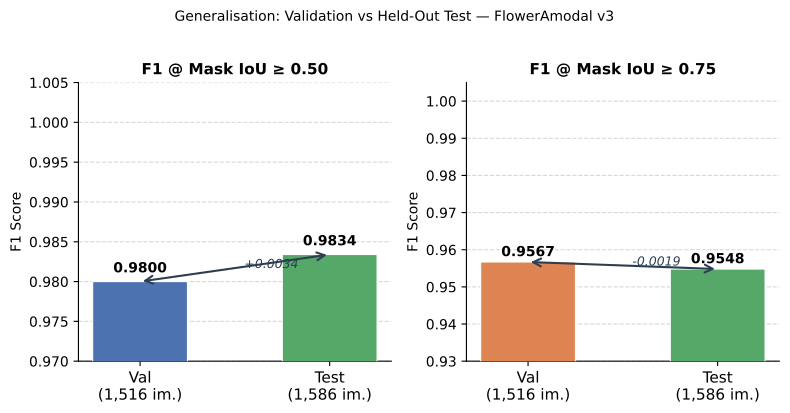

Write the Python code that produced this figure.
"""Val vs Test F1 gap — like tomato paper Fig. 3."""

import numpy as np
import matplotlib
matplotlib.use("Agg")
import matplotlib.pyplot as plt
import os

OUT = os.path.join(os.path.dirname(__file__), "fig_val_test_gap.pdf")

groups  = ["Val\n(1,516 im.)", "Test\n(1,586 im.)"]
f1_50   = [0.9800, 0.9834]
f1_75   = [0.9567, 0.9548]

x      = np.arange(len(groups))
width  = 0.32

fig, axes = plt.subplots(1, 2, figsize=(8, 4.0))

for ax, vals, iou_tag, ylim_lo, color in zip(
        axes,
        [f1_50, f1_75],
        ["IoU ≥ 0.50", "IoU ≥ 0.75"],
        [0.97, 0.93],
        ["#4C72B0", "#DD8452"]):

    bars = ax.bar(x, vals, width=0.5, color=[color, "#55A868"],
                  edgecolor="white", linewidth=0.8, zorder=3)

    for bar, v in zip(bars, vals):
        ax.text(bar.get_x() + bar.get_width() / 2,
                bar.get_height() + 0.0008,
                f"{v:.4f}", ha="center", va="bottom",
                fontsize=10, fontweight="bold")

    # delta annotation
    delta = vals[1] - vals[0]
    sign  = "+" if delta >= 0 else ""
    ax.annotate("", xy=(x[1], vals[1]), xytext=(x[0], vals[0]),
                arrowprops=dict(arrowstyle="<->", color="#2C3E50",
                                lw=1.5, mutation_scale=14))
    mid_x = (x[0] + x[1]) / 2
    mid_y = (vals[0] + vals[1]) / 2
    ax.text(mid_x + 0.05, mid_y, f"{sign}{delta:.4f}",
            fontsize=9, color="#2C3E50", fontstyle="italic")

    ax.set_xticks(x)
    ax.set_xticklabels(groups, fontsize=11)
    ax.set_ylabel("F1 Score", fontsize=10)
    ax.set_title(f"F1 @ Mask {iou_tag}", fontsize=11, fontweight="bold")
    ax.set_ylim(ylim_lo, 1.005)
    ax.yaxis.grid(True, linestyle="--", alpha=0.5, zorder=0)
    ax.set_axisbelow(True)
    ax.spines["top"].set_visible(False)
    ax.spines["right"].set_visible(False)

fig.suptitle("Generalisation: Validation vs Held-Out Test — FlowerAmodal v3",
             fontsize=10, y=1.02)
plt.tight_layout()
plt.savefig(OUT, dpi=300, bbox_inches="tight")
print(f"Saved {OUT}")
